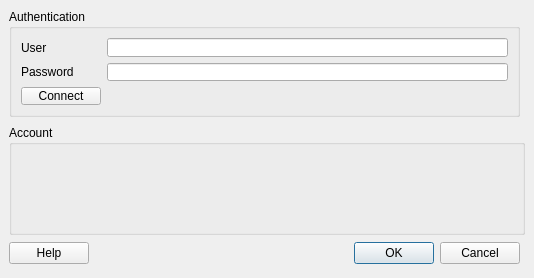
<?xml version="1.0" encoding="UTF-8"?>
<ui version="4.0">
 <class>Dialog</class>
 <widget class="QDialog" name="Dialog">
  <property name="geometry">
   <rect>
    <x>0</x>
    <y>0</y>
    <width>534</width>
    <height>278</height>
   </rect>
  </property>
  <property name="windowTitle">
   <string>Options</string>
  </property>
  <widget class="QGroupBox" name="groupAuthentication">
   <property name="geometry">
    <rect>
     <x>9</x>
     <y>9</y>
     <width>511</width>
     <height>108</height>
    </rect>
   </property>
   <property name="title">
    <string>Authentication</string>
   </property>
   <layout class="QGridLayout" name="gridLayout">
    <item row="0" column="0">
     <widget class="QLabel" name="lblUser">
      <property name="text">
       <string>User</string>
      </property>
     </widget>
    </item>
    <item row="0" column="1">
     <widget class="QgsFilterLineEdit" name="lineUser">
      <property name="qgisRelation" stdset="0">
       <string notr="true"/>
      </property>
     </widget>
    </item>
    <item row="1" column="0">
     <widget class="QLabel" name="lblPassword">
      <property name="text">
       <string>Password</string>
      </property>
     </widget>
    </item>
    <item row="1" column="1">
     <widget class="QgsFilterLineEdit" name="linePassword">
      <property name="qgisRelation" stdset="0">
       <string notr="true"/>
      </property>
     </widget>
    </item>
    <item row="2" column="0">
     <widget class="QPushButton" name="btnConnect">
      <property name="text">
       <string>Connect</string>
      </property>
     </widget>
    </item>
   </layout>
  </widget>
  <widget class="QGroupBox" name="groupAccount">
   <property name="geometry">
    <rect>
     <x>9</x>
     <y>125</y>
     <width>516</width>
     <height>110</height>
    </rect>
   </property>
   <property name="title">
    <string>Account</string>
   </property>
  </widget>
  <widget class="QWidget" name="">
   <property name="geometry">
    <rect>
     <x>9</x>
     <y>241</y>
     <width>511</width>
     <height>25</height>
    </rect>
   </property>
   <layout class="QHBoxLayout" name="horizontalLayout">
    <item>
     <widget class="QPushButton" name="btnHelp">
      <property name="text">
       <string>Help</string>
      </property>
     </widget>
    </item>
    <item>
     <spacer name="horizontalSpacer">
      <property name="orientation">
       <enum>Qt::Horizontal</enum>
      </property>
      <property name="sizeHint" stdset="0">
       <size>
        <width>40</width>
        <height>20</height>
       </size>
      </property>
     </spacer>
    </item>
    <item>
     <widget class="QDialogButtonBox" name="buttonBox">
      <property name="orientation">
       <enum>Qt::Horizontal</enum>
      </property>
      <property name="standardButtons">
       <set>QDialogButtonBox::Cancel|QDialogButtonBox::Ok</set>
      </property>
     </widget>
    </item>
   </layout>
  </widget>
 </widget>
 <customwidgets>
  <customwidget>
   <class>QgsFilterLineEdit</class>
   <extends>QLineEdit</extends>
   <header>qgsfilterlineedit.h</header>
  </customwidget>
 </customwidgets>
 <resources/>
 <connections>
  <connection>
   <sender>buttonBox</sender>
   <signal>accepted()</signal>
   <receiver>Dialog</receiver>
   <slot>accept()</slot>
   <hints>
    <hint type="sourcelabel">
     <x>248</x>
     <y>254</y>
    </hint>
    <hint type="destinationlabel">
     <x>157</x>
     <y>274</y>
    </hint>
   </hints>
  </connection>
  <connection>
   <sender>buttonBox</sender>
   <signal>rejected()</signal>
   <receiver>Dialog</receiver>
   <slot>reject()</slot>
   <hints>
    <hint type="sourcelabel">
     <x>316</x>
     <y>260</y>
    </hint>
    <hint type="destinationlabel">
     <x>286</x>
     <y>274</y>
    </hint>
   </hints>
  </connection>
 </connections>
</ui>
